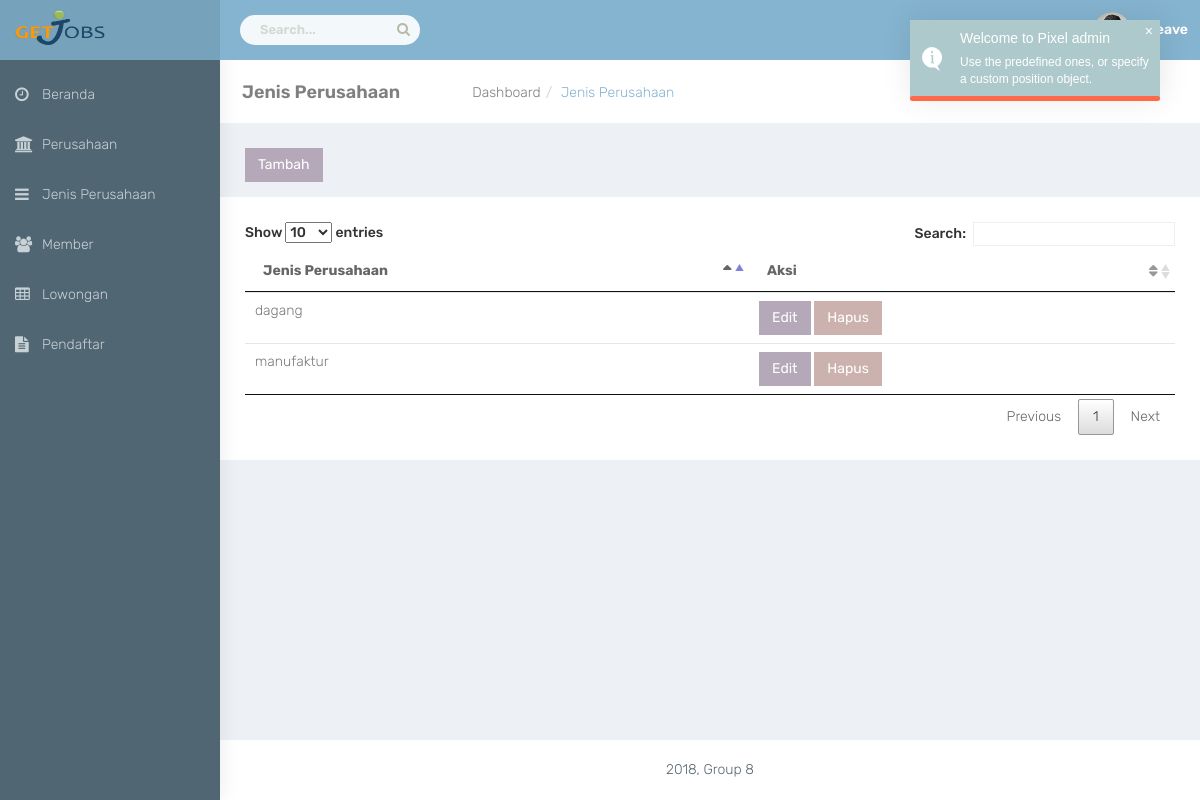
The page /index.php/admin/jenis_perusahaan on the database as committed earlier.
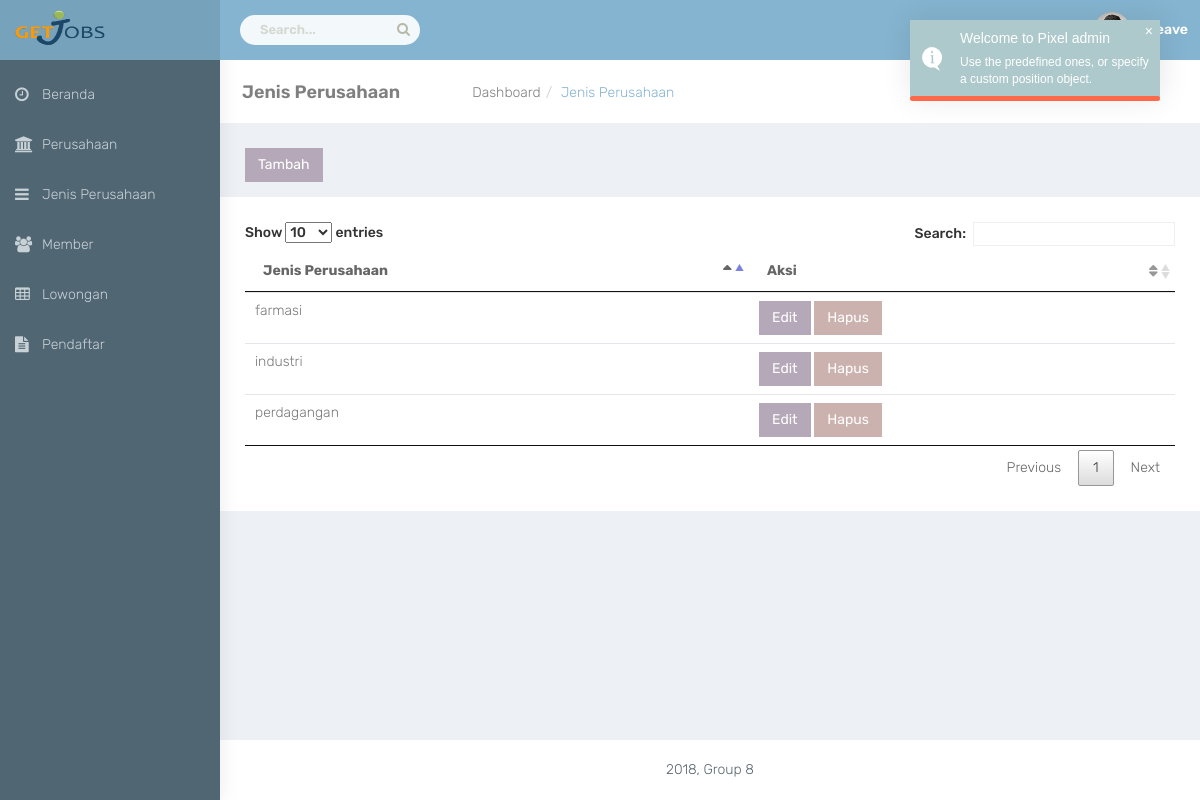
The same page on the database as committed later.
### tables this page shows
CREATE TABLE `jenis_perusahaan` (
  `id_jenis_perusahaan` int(11) NOT NULL,
  `jenis_perusahaan` varchar(25) NOT NULL
);

### application/controllers/Admin.php (called while the page is built, shortened)
<?php
class Admin extends CI_Controller {
	public function __construct()
	{
		$this->load->model('dataAdmin');
	}
	public function jenis_perusahaan()
	{
		$data['jenis_perusahaan'] = $this->dataAdmin->get_jenis_perusahaan();
		$this->load->view('admin/select_jenis', $data);
	}
}

### index.php (called while the page is built, shortened)
<?php
require_once BASEPATH.'core/CodeIgniter.php';

### application/models/DataAdmin.php (called while the page is built, shortened)
<?php
class DataAdmin extends CI_Model {
	public function get_jenis_perusahaan(){
		$query = $this->db->get('jenis_perusahaan');
		return $query->result();
	}
}

### application/views/admin/select_jenis.php (the view, shortened to what this page needs)
<div id="page-wrapper">
	<div class="container-fluid">
		<div class="row bg-title">
            <div class="col-lg-3 col-md-4 col-sm-4 col-xs-12">
                <h4 class="page-title">Jenis Perusahaan</h4> </div>
                <ol class="breadcrumb">
                    <li><a href="#">Dashboard</a></li>
                    <li class="active">Jenis Perusahaan</li>
                </ol>
            </div>
            <a href="insert_jenis_perusahaan" class="btn btn-primary">Tambah</a>
        </div>
		<div class="row">
	        <div class="col-sm-12">
	            <div class="white-box">
	                <div class="table-responsive">
	                    <table class="table" id="myTable">
	                        <thead>
	                            <tr>
	                                <th>Jenis Perusahaan</th>
	                                <th>Aksi</th>
	                            </tr>
	                        </thead>
	                        <tbody>
	                        <?php foreach ($jenis_perusahaan as $key): ?>
	                            <tr>
	                                <td><?php echo $key->jenis_perusahaan ?></td>
	                                <td>
	                                	<a href="update_jenis_perusahaan/<?php echo $key->id_jenis_perusahaan ?>" class="btn btn-primary">Edit</a>
										<a href="delete_jenis_perusahaan/<?php echo $key->id_jenis_perusahaan ?>" class="btn btn-danger">Hapus</a>
									</td>
	                            </tr>
	                        <?php endforeach ?>
	                        </tbody>
	                    </table>
	                </div>
	            </div>
	        </div>
	    </div>
	</div>
</div>

Rows that differ between the two databases and show on the page:
changed jenis_perusahaan: jenis_perusahaan "manufaktur" → "industri"
changed jenis_perusahaan: jenis_perusahaan "dagang" → "perdagangan"
added jenis_perusahaan: jenis_perusahaan "farmasi"
